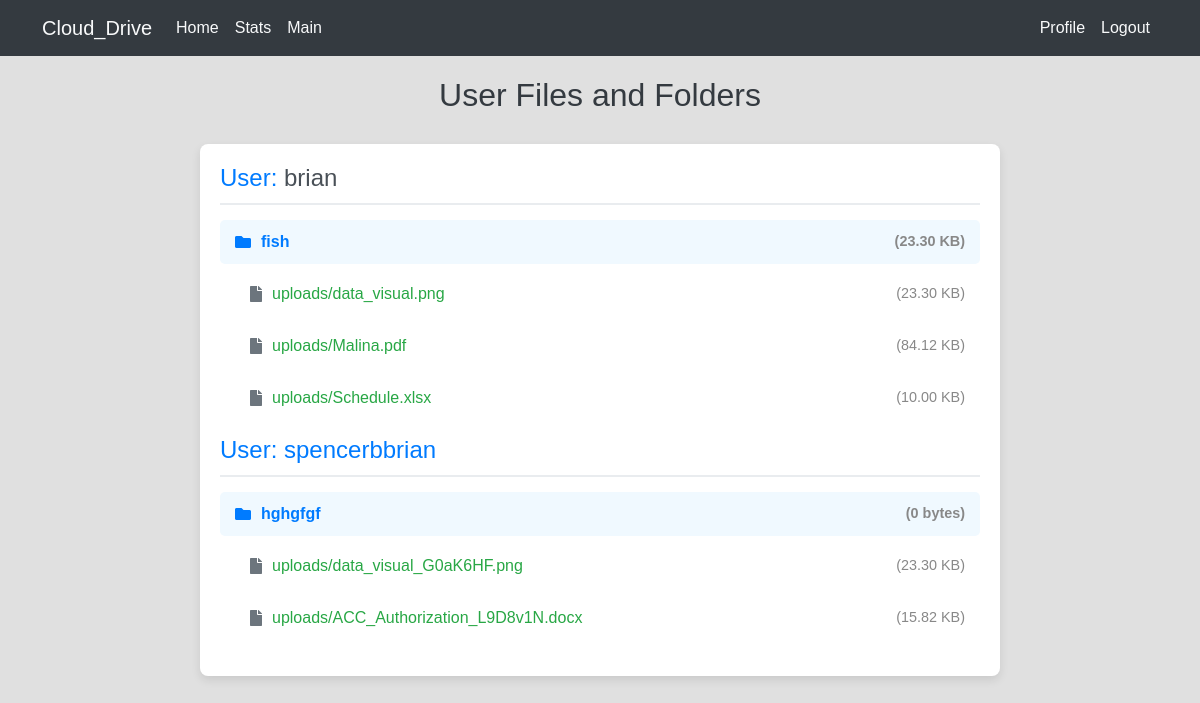
The app's page /home/ (signed in), older data.
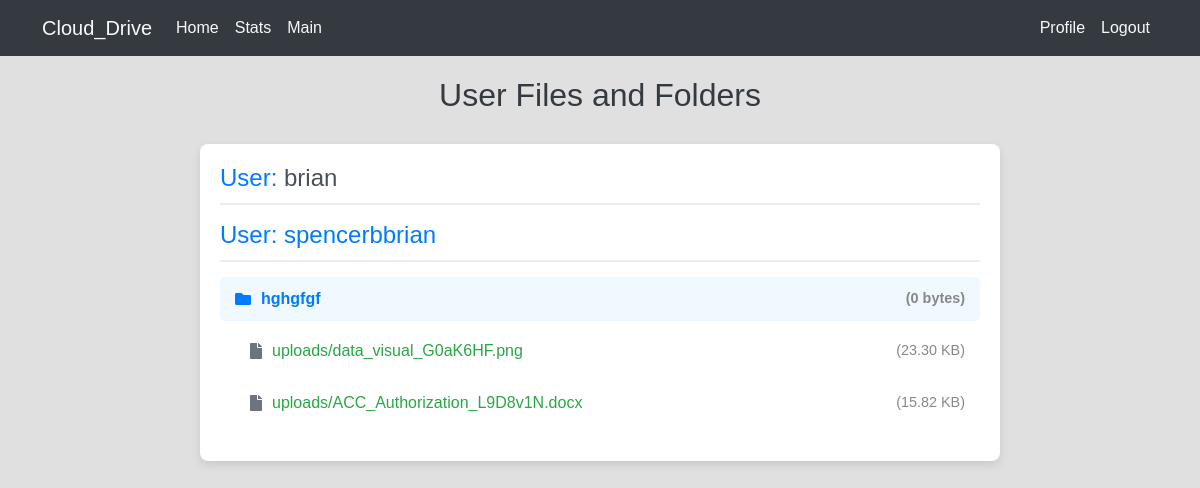
The same page, newer data.
### accounts/models.py (models this page shows, shortened)
class Folder(models.Model):
    name = models.CharField(max_length=255)
    created_at = models.DateTimeField(auto_now_add=True)
    updated_at = models.DateTimeField(auto_now=True)
    user = models.ForeignKey(User, on_delete=models.CASCADE, related_name='folders')
    parent_folder = models.ForeignKey('self', null=True, blank=True, related_name='subfolders', on_delete=models.CASCADE)
    size = models.PositiveIntegerField(default=0)

class UploadedFile(models.Model):
    file = models.FileField(upload_to='uploads/')
    uploaded_at = models.DateTimeField(auto_now_add=True)
    user = models.ForeignKey(User, on_delete=models.CASCADE, related_name='files')
    folder = models.ForeignKey(Folder, on_delete=models.CASCADE, null=True, blank=True, related_name='files')  # Add related_name='files'
    file_size = models.PositiveIntegerField(default=0)  # Default size to 0

### accounts/views.py (the view)
# urls.py: path('home/', views.home, name='home'),
@login_required
def home(request):
    users_data = {}
    users = User.objects.exclude(username=request.user.username)
    for user in User.objects.all():
        folders = Folder.objects.filter(user=user, parent_folder__isnull=True)
        files = UploadedFile.objects.filter(user=user)
        users_data[user.username] = {
            'folders': folders,
            'files': files,
            'folder_sizes': {folder.id: get_folder_size(folder) for folder in folders}
        }
    context = {
        'current_user': request.user,
        'other_users': users,
        'users_data': users_data,
    }
    return render(request, 'home.html', context)

### accounts/templatetags/file_extras.py (called while the page is built)
@register.filter
def filesizeformat(value):
    if value is None:
        return "0 bytes"  # or another suitable default representation
    if value < 1024:
        return f'{value} bytes'
    elif value < 1048576:
        return f'{value/1024:.2f} KB'
    elif value < 1073741824:
        return f'{value/1048576:.2f} MB'
    else:
        return f'{value/1073741824:.1f} GB'

### accounts/views.py (called while the page is built)
def get_folder_size(folder):
    total_size = 0
    for file in UploadedFile.objects.filter(folder=folder):
        total_size += file.file_size
    for subfolder in folder.subfolders.all():
        total_size += get_folder_size(subfolder)
    return total_size

### accounts/templates/home.html (shortened to what this page needs)
{% extends "master.html" %}
{% load file_extras %}
{% block content %}
<h1 class="page-title">User Files and Folders</h1>
<div class="user-section">
    {% for username, data in users_data.items %}
        <h3>User:
            {% if username == request.user.username %}
                <a href="{% url 'main' %}" class="username-link">{{ username }}</a>
            {% else %}
                {{ username }}
            {% endif %}
        </h3>
        <ul class="user-data-list">
            {% for folder in data.folders %}
                <li class="folder-item" onclick="toggleFolder(this)">
                    <i class="fas fa-folder folder-icon"></i>
                    {{ folder.name }}
                    <span class="file-size">({{ folder.size|filesizeformat }})</span>
                </li>
            {% endfor %}
            {% for file in data.files %}
                <li class="file-item">
                    <i class="fas fa-file file-icon"></i>
                    {{ file.file.name }}
                    <span class="file-size">({{ file.file_size|filesizeformat }})</span>
                </li>
            {% endfor %}
        </ul>
    {% endfor %}
</div>
{% endblock %}

Row changes from the older to the newer data that the page shows:
removed Folder: name "fish", size|filesizeformat "23.30 KB", shown under "brian"
removed UploadedFile: file.name "uploads/data_visual.png", file_size|filesizeformat "23.30 KB", shown under "brian"
removed UploadedFile: file.name "uploads/Malina.pdf", file_size|filesizeformat "84.12 KB", shown under "brian"
removed UploadedFile: file.name "uploads/Schedule.xlsx", file_size|filesizeformat "10.00 KB", shown under "brian"
